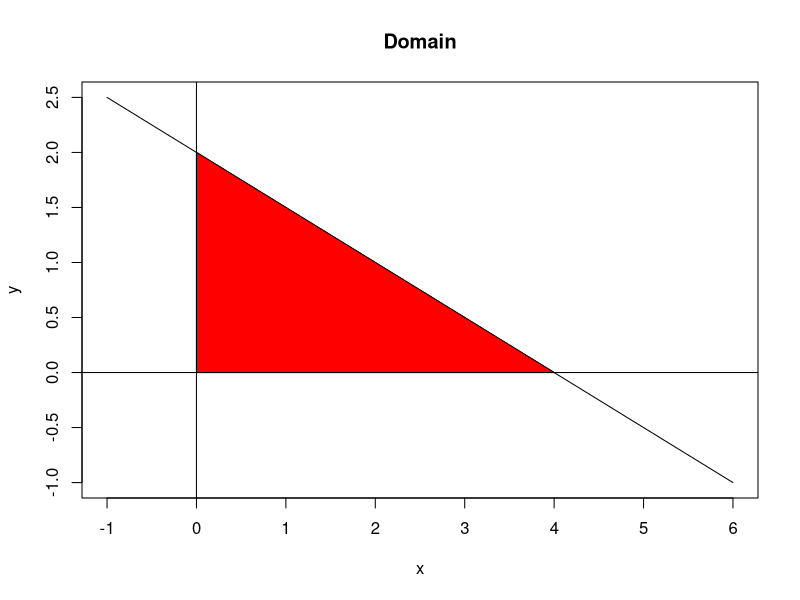
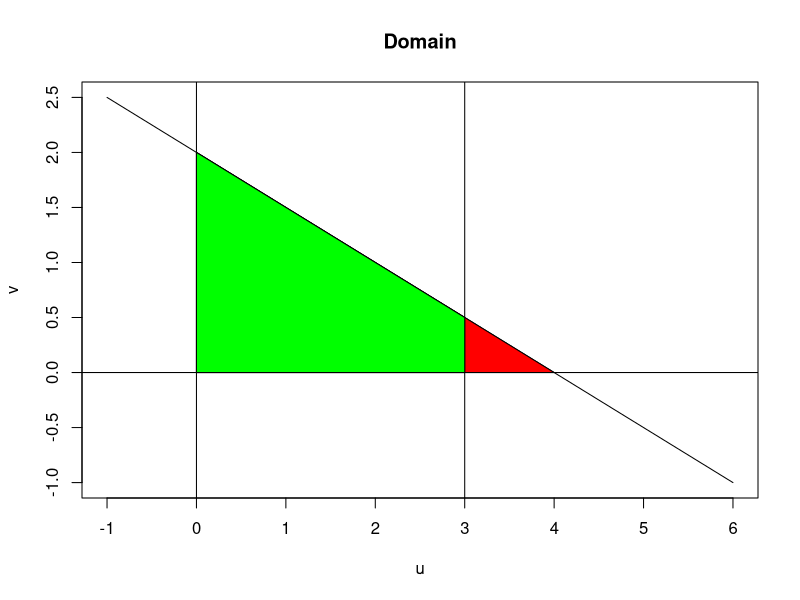
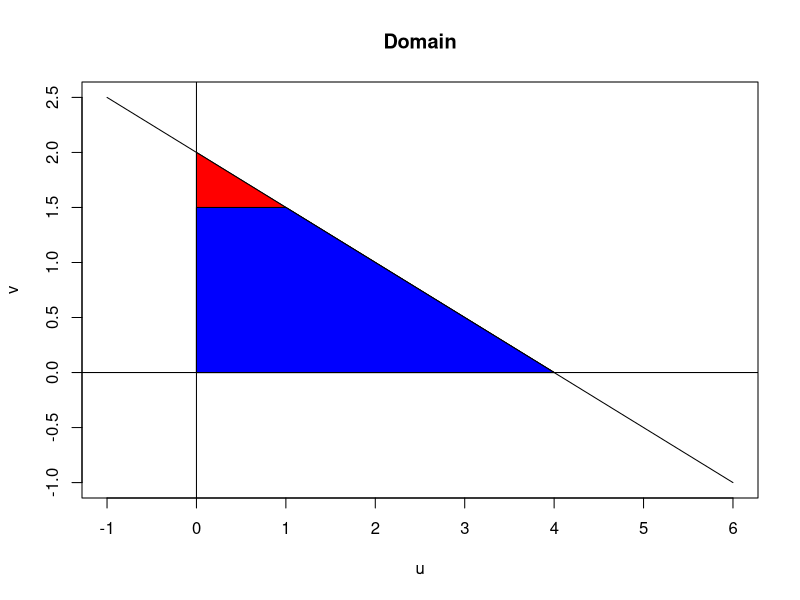

R code for these plots, in order:
## ---- chunk 1
knitr::opts_chunk$set(echo = TRUE, envir=.GlobalEnv)
## ---- chunk 2
curve(2-x/2, -1, 6, xlab="x", ylab="y", main="Domain")  # Plot x+2y=4
x_coord <- c(0,0,4)
y_coord <- c(0,2,0)
polygon(x_coord, y_coord, col="red")  # Shaded red polygon is the domain of x,y

# Adding lines to represent coordinates
abline(v=0)
abline(h=0)
## ---- chunk 3
curve(2-x/2, -1, 6, xlab="u", ylab="v", main="Domain")  # Plot x+2y=4
x_coord <- c(0,0,4)
y_coord <- c(0,2,0)
polygon(x_coord, y_coord, col="red")  # Shaded red polygon is the domain of x,y

# Adding lines to represent coordinates
abline(v=0)
abline(h=0)

abline(v=3)  # Adding line to represent t boundary

u_coord <- c(0,0,3,3)
v_coord <- c(0,2,.5,0)
polygon(u_coord, v_coord, col="green")  # Shaded green polygon is the domain of u,v
## ---- chunk 4
curve(2-x/2, -1, 6, xlab="u", ylab="v", main="Domain")  # Plot x+2y=4
x_coord <- c(0,0,4)
y_coord <- c(0,2,0)
polygon(x_coord, y_coord, col="red")  # Shaded red polygon is the domain of x,y

# Adding lines to represent coordinates
abline(v=0)
abline(h=0)

abline(u=1.5)  # Adding line to represent s boundary

u_coord <- c(0,0,1,4)
v_coord <- c(0,1.5,1.5,0)
polygon(u_coord, v_coord, col="blue")  # Shaded blue polygon is the domain of u,v
